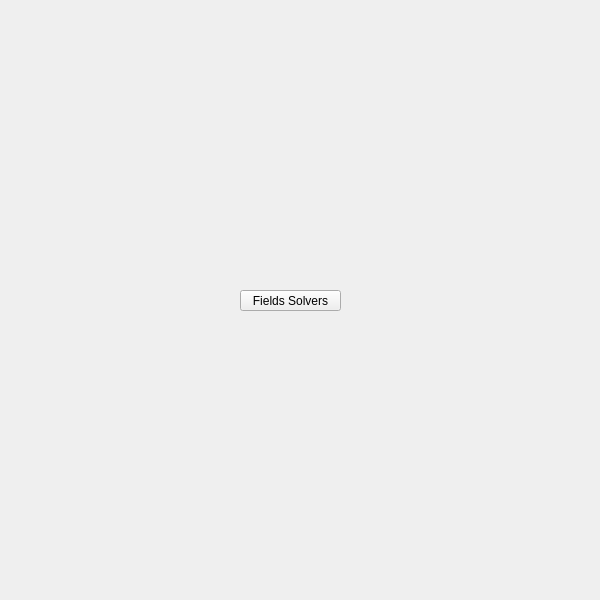
<?xml version="1.0" encoding="UTF-8"?>
<ui version="4.0">
 <class>QtUi</class>
 <widget class="QMainWindow" name="QtUi">
  <property name="enabled">
   <bool>true</bool>
  </property>
  <property name="geometry">
   <rect>
    <x>0</x>
    <y>0</y>
    <width>600</width>
    <height>600</height>
   </rect>
  </property>
  <property name="sizePolicy">
   <sizepolicy hsizetype="Ignored" vsizetype="Ignored">
    <horstretch>0</horstretch>
    <verstretch>0</verstretch>
   </sizepolicy>
  </property>
  <property name="minimumSize">
   <size>
    <width>0</width>
    <height>0</height>
   </size>
  </property>
  <property name="maximumSize">
   <size>
    <width>600</width>
    <height>600</height>
   </size>
  </property>
  <property name="toolButtonStyle">
   <enum>Qt::ToolButtonIconOnly</enum>
  </property>
  <property name="tabShape">
   <enum>QTabWidget::Triangular</enum>
  </property>
  <property name="dockNestingEnabled">
   <bool>true</bool>
  </property>
  <property name="dockOptions">
   <set>QMainWindow::AllowNestedDocks|QMainWindow::AllowTabbedDocks|QMainWindow::AnimatedDocks|QMainWindow::ForceTabbedDocks</set>
  </property>
  <widget class="QWidget" name="widget">
   <property name="sizePolicy">
    <sizepolicy hsizetype="Ignored" vsizetype="Ignored">
     <horstretch>0</horstretch>
     <verstretch>0</verstretch>
    </sizepolicy>
   </property>
   <widget class="MenuButton" name="i039">
    <property name="geometry">
     <rect>
      <x>240</x>
      <y>290</y>
      <width>101</width>
      <height>21</height>
     </rect>
    </property>
    <property name="minimumSize">
     <size>
      <width>0</width>
      <height>21</height>
     </size>
    </property>
    <property name="maximumSize">
     <size>
      <width>999</width>
      <height>21</height>
     </size>
    </property>
    <property name="target">
     <string>fields_solvers</string>
    </property>
    <property name="text">
     <string>Fields Solvers</string>
    </property>
   </widget>
  </widget>
 </widget>
 <customwidgets>
  <customwidget>
   <class>MenuButton</class>
   <extends>QPushButton</extends>
   <header>widgets.menubutton.h</header>
  </customwidget>
 </customwidgets>
 <resources/>
 <connections/>
 <designerdata>
  <property name="gridDeltaX">
   <number>5</number>
  </property>
  <property name="gridDeltaY">
   <number>10</number>
  </property>
  <property name="gridSnapX">
   <bool>true</bool>
  </property>
  <property name="gridSnapY">
   <bool>true</bool>
  </property>
  <property name="gridVisible">
   <bool>true</bool>
  </property>
 </designerdata>
</ui>
